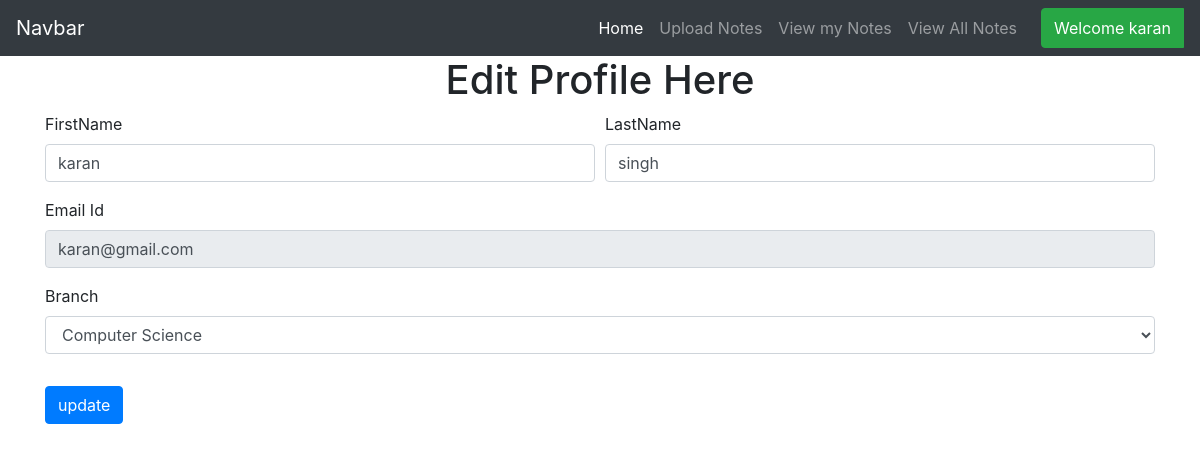
Page /edit_profile (signed in) on the earlier database version.
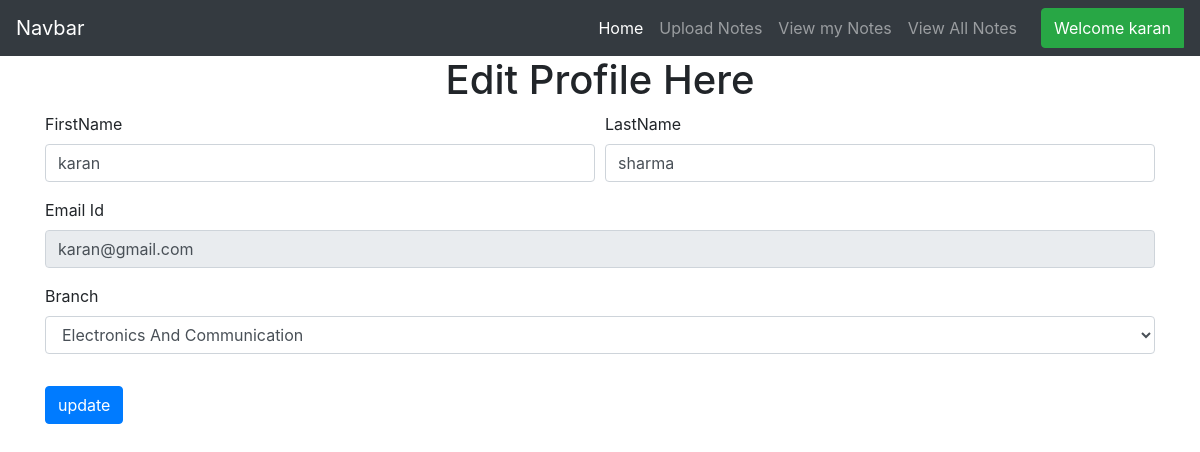
Same page on the later database version.
### notes/models.py (models this page shows, shortened)
class Signup(models.Model):
    user = models.ForeignKey(User,on_delete=models.CASCADE)
    branch =models.CharField(max_length=30,null=True)
    role =models.CharField(max_length=15,null=True)

### notes/views.py (the view, shortened to what this page needs)
# urls.py: path('edit_profile',edit_profile, name='edit_profile'),
def edit_profile(request):
    if not request.user.is_authenticated:
        return redirect('index')
    user = User.objects.get(id= request.user.id)
    data = Signup.objects.get(user=user)
    d={'data':data,'user':user}
    return render(request,'notes/edit_profile.html',d)

### notes/templates/notes/edit_profile.html (shortened to what this page needs)
{% extends 'notes/usernav.html' %}
{% load static %}
{% block body %}
<h1 class="text-center">Edit Profile Here</h1>
<div class="container ">
<div class="row ">
    <div class="col-sm-12">
    <form method="POST">
        <div class="form-row">
            <div class="form-group col-md-6">
                <label >FirstName</label>
                <input type="text" class="form-control" value="{{data.user.first_name}}" name="firstname">
            </div>
            <div class="form-group col-md-6">
                <label >LastName</label>
                <input type="text" class="form-control" value="{{data.user.last_name}}" name="lastname">
            </div>
        </div>
        <div class="form-row">
            <div class="form-group col-md-12">
                <label >Email Id</label>
                <input type="text" class="form-control" value="{{data.user.email}}" name="emailid" readonly>
            </div>
        </div>
        <div class="form-row">
            <div class="form-group col-md-12">
                <label >Branch</label>
                <select class="form-control"  name="branch" >
                    <option value="{{data.branch}}">{{data.branch}}</option>
                </select>
            </div>
        </div>
        <input type="submit" value="update" class="btn btn-primary mt-3">
    </form>
</div>
</div>
</div>
{% endblock %}

Differences in the rows shown:
changed Signup "karan": lastname "singh" → "sharma"; branch "Computer Science" → "Electronics And Communication"
